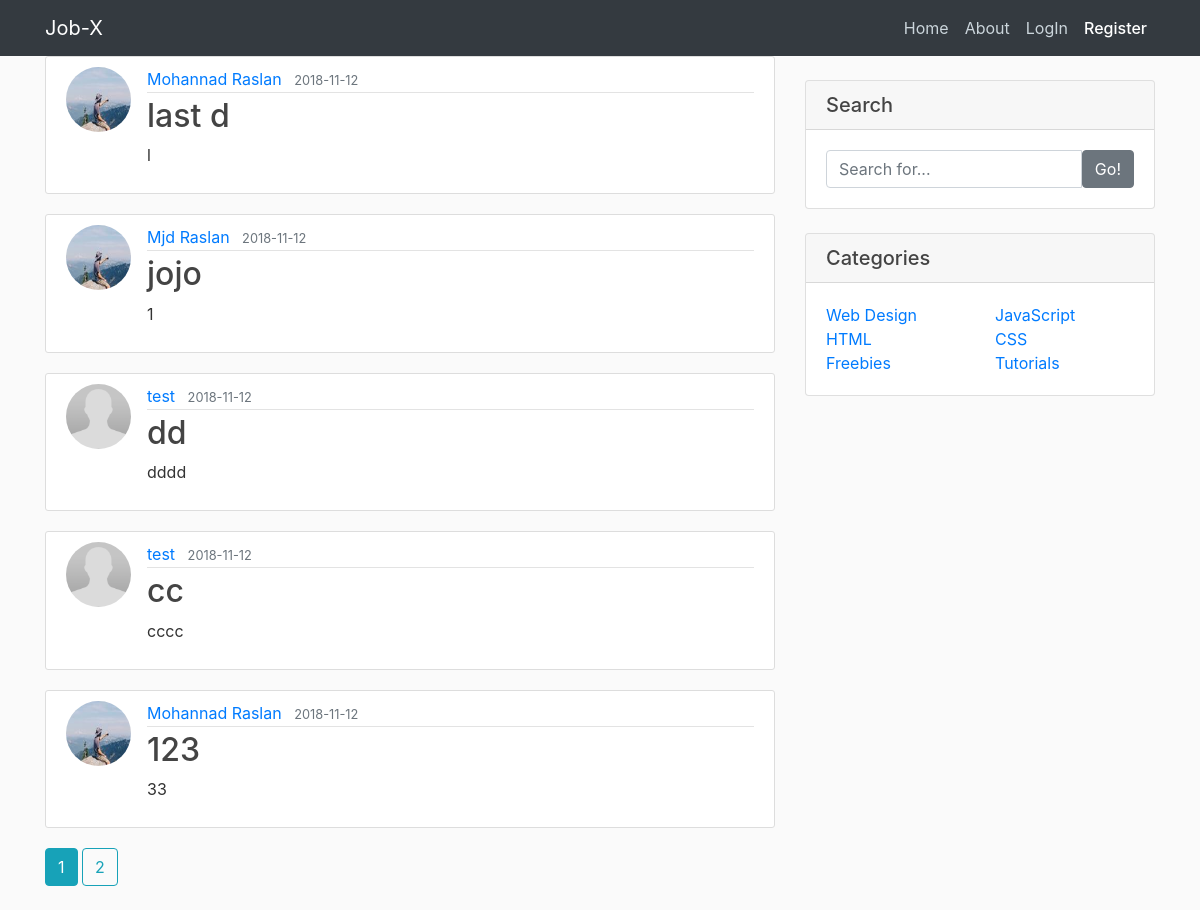
The page /home on the database its author committed.
### blog/models.py (models this page shows, shortened)
class Post(db.Model):
	id = db.Column(db.Integer, primary_key=True)
	title = db.Column(db.String(100), nullable=False)
	date_posted = db.Column(db.DateTime, nullable=False, default=datetime.utcnow)
	content = db.Column(db.Text, nullable=False)
	user_id = db.Column(db.Integer, db.ForeignKey('user.id'), nullable=False)

class User(db.Model, UserMixin):
	id = db.Column(db.Integer, primary_key=True)
	username = db.Column(db.String(20), unique=True, nullable=False)
	email = db.Column(db.String(120), unique=True, nullable=False)
	image_file = db.Column(db.String(20), nullable=False, default='default.jpg')
	password = db.Column(db.String(60), nullable=False)
	posts = db.relationship('Post', backref='author', lazy=True)

### blog/main/routs.py (the view)
@main.route('/')
@main.route('/home')
def home():
	page = request.args.get('page', 1, type=int)
	posts = Post.query.order_by(Post.date_posted.desc()).paginate(page=page, per_page=5)
	return render_template('home.html', posts = posts)

### blog/templates/home.html
{% extends 'layout.html' %}
{% block content %}
	{% for post in posts.items %}
  <article class="media content-section">
    <img class="rounded-circle article-img" src="{{ url_for('static', filename='images/profile pictures/' + post.author.image_file) }}">
    <div class="media-body">
      <div class="article-metadata">
        <a class="mr-2" href="{{ url_for('users.user_posts', username=post.author.username)}}">{{ post.author.username }}</a>
        <small class="text-muted">{{ post.date_posted.strftime('%Y-%m-%d') }}</small>
      </div>
      <h2><a class="article-title" href="{{ url_for('posts.post', post_id=post.id) }}">{{ post.title }}</a></h2>
      <p class="article-content">{{ post.content }}</p>
    </div>
  </article>
	{% endfor %}
  {% for page_num in posts.iter_pages(left_edge=1, right_edge=1, left_current=1, right_current=2) %}
    {% if page_num %}
      {% if posts.page == page_num %}
        <a class="btn btn-info mb-4" href="{{ url_for('main.home', page=page_num) }}">{{ page_num }}</a>
      {% else %}
        <a class="btn btn-outline-info mb-4" href="{{ url_for('main.home', page=page_num) }}">{{ page_num }}</a>
      {% endif %}
    {% else %}
      ...
    {% endif %}
  {% endfor %}
{% endblock content %}

### blog/static/blog-home.css (style rules this page uses)
body { background: #fafafa; color: #333333; margin-top: 5rem; }
h1, h2, h3, h4, h5, h6 { color: #444444; }
.content-section { background: #ffffff; padding: 10px 20px; border: 1px solid #dddddd; border-radius: 3px; margin-bottom: 20px; }
.article-title { color: #444444; }
.article-content { white-space: pre-line; }
.article-img { height: 65px; width: 65px; margin-right: 16px; }
.article-metadata { padding-bottom: 1px; margin-bottom: 4px; border-bottom: 1px solid #e3e3e3 }

### rows shown on the page
Post: image_file (picture), author.username "Mohannad Raslan", date_posted "2018-11-12", title "last d", content "l"
Post: image_file (picture), author.username "Mjd Raslan", date_posted "2018-11-12", title "jojo", content "1"
Post: image_file (placeholder picture), author.username "test", date_posted "2018-11-12", title "dd", content "dddd"
Post: image_file (placeholder picture), author.username "test", date_posted "2018-11-12", title "cc", content "cccc"
Post: image_file (picture), author.username "Mohannad Raslan", date_posted "2018-11-12", title "123", content "33"

### other values the page prints
{{ page_num }} "1"
{{ page_num }} "2"
